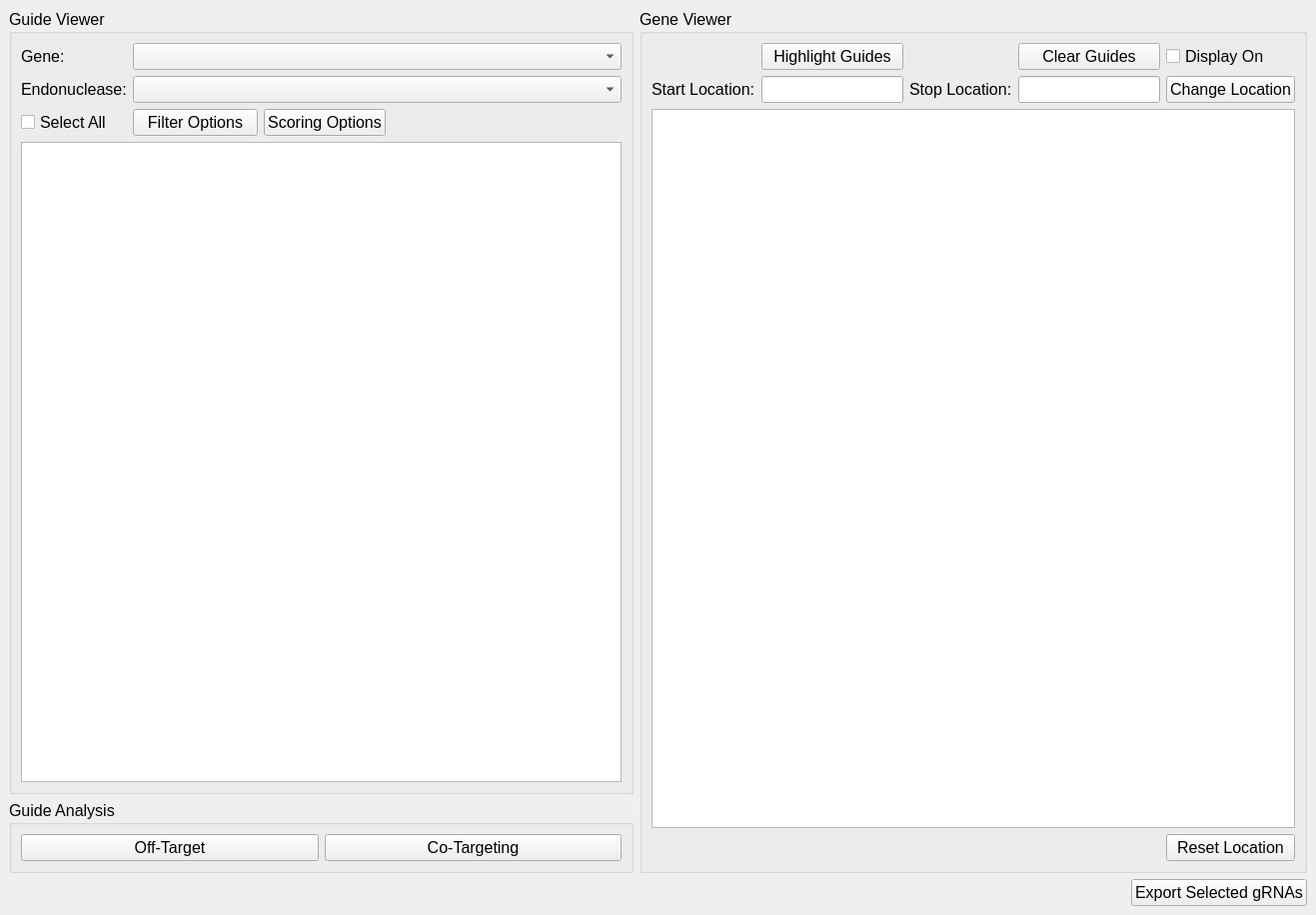
<?xml version="1.0" encoding="UTF-8"?>
<ui version="4.0">
 <class>MainWindow</class>
 <widget class="QMainWindow" name="MainWindow">
  <property name="geometry">
   <rect>
    <x>0</x>
    <y>0</y>
    <width>1295</width>
    <height>916</height>
   </rect>
  </property>
  <property name="font">
   <font>
    <pointsize>12</pointsize>
   </font>
  </property>
  <property name="windowTitle">
   <string>MainWindow</string>
  </property>
  <widget class="QWidget" name="centralwidget">
   <layout class="QGridLayout" name="gridLayout_2">
    <item row="0" column="0">
     <layout class="QGridLayout" name="gridLayout">
      <item row="1" column="0">
       <widget class="QGroupBox" name="grpGuideAnalysis">
        <property name="title">
         <string>Guide Analysis</string>
        </property>
        <layout class="QGridLayout" name="gridLayout_5">
         <item row="0" column="1">
          <widget class="QPushButton" name="pbtnCoTargeting">
           <property name="sizePolicy">
            <sizepolicy hsizetype="Preferred" vsizetype="Fixed">
             <horstretch>0</horstretch>
             <verstretch>0</verstretch>
            </sizepolicy>
           </property>
           <property name="minimumSize">
            <size>
             <width>125</width>
             <height>0</height>
            </size>
           </property>
           <property name="toolTip">
            <string>&lt;html&gt;&lt;head/&gt;&lt;body&gt;&lt;p&gt;Determine guides with synergistic PAMs (Ex. saCas9 and spCas9 compatible guides). &lt;span style=&quot; font-weight:600;&quot;&gt;Note:&lt;/span&gt; to analyze an organism for co-targeting guides, separate CSPR files must be generated for each additional endonuclease. Co-targeting endonucleases must have the same PAM directionality, same total gRNA length, and overlapping PAM sequences to be compatible.&lt;/p&gt;&lt;/body&gt;&lt;/html&gt;</string>
           </property>
           <property name="text">
            <string>Co-Targeting</string>
           </property>
          </widget>
         </item>
         <item row="0" column="0">
          <widget class="QPushButton" name="pbtnOffTarget">
           <property name="sizePolicy">
            <sizepolicy hsizetype="Preferred" vsizetype="Fixed">
             <horstretch>0</horstretch>
             <verstretch>0</verstretch>
            </sizepolicy>
           </property>
           <property name="minimumSize">
            <size>
             <width>125</width>
             <height>0</height>
            </size>
           </property>
           <property name="toolTip">
            <string>&lt;html&gt;&lt;head/&gt;&lt;body&gt;&lt;p&gt;&lt;span style=&quot; font-size:12pt;&quot;&gt;Perform off-target analysis on the selected guides.&lt;/span&gt;&lt;/p&gt;&lt;/body&gt;&lt;/html&gt;</string>
           </property>
           <property name="text">
            <string>Off-Target</string>
           </property>
          </widget>
         </item>
        </layout>
       </widget>
      </item>
      <item row="2" column="1" alignment="Qt::AlignRight">
       <widget class="QPushButton" name="pbtnExportgRNA">
        <property name="sizePolicy">
         <sizepolicy hsizetype="Preferred" vsizetype="Fixed">
          <horstretch>0</horstretch>
          <verstretch>0</verstretch>
         </sizepolicy>
        </property>
        <property name="minimumSize">
         <size>
          <width>175</width>
          <height>0</height>
         </size>
        </property>
        <property name="toolTip">
         <string>&lt;html&gt;&lt;head/&gt;&lt;body&gt;&lt;p&gt;&lt;span style=&quot; font-size:12pt;&quot;&gt;Export selected guides to a CSV file.&lt;/span&gt;&lt;/p&gt;&lt;/body&gt;&lt;/html&gt;</string>
        </property>
        <property name="text">
         <string>Export Selected gRNAs</string>
        </property>
       </widget>
      </item>
      <item row="0" column="0">
       <widget class="QGroupBox" name="grpGuideViewer">
        <property name="sizePolicy">
         <sizepolicy hsizetype="Expanding" vsizetype="Preferred">
          <horstretch>0</horstretch>
          <verstretch>0</verstretch>
         </sizepolicy>
        </property>
        <property name="minimumSize">
         <size>
          <width>625</width>
          <height>0</height>
         </size>
        </property>
        <property name="title">
         <string>Guide Viewer</string>
        </property>
        <layout class="QGridLayout" name="gridLayout_4">
         <item row="8" column="0">
          <widget class="QCheckBox" name="chkSelectAll">
           <property name="sizePolicy">
            <sizepolicy hsizetype="Fixed" vsizetype="Fixed">
             <horstretch>0</horstretch>
             <verstretch>0</verstretch>
            </sizepolicy>
           </property>
           <property name="text">
            <string>Select All</string>
           </property>
          </widget>
         </item>
         <item row="4" column="1" colspan="4">
          <layout class="QHBoxLayout" name="horizontalLayout">
           <item>
            <widget class="QComboBox" name="cmbGene">
             <property name="sizePolicy">
              <sizepolicy hsizetype="Expanding" vsizetype="Fixed">
               <horstretch>0</horstretch>
               <verstretch>0</verstretch>
              </sizepolicy>
             </property>
             <property name="minimumSize">
              <size>
               <width>225</width>
               <height>0</height>
              </size>
             </property>
            </widget>
           </item>
          </layout>
         </item>
         <item row="9" column="0" colspan="5">
          <widget class="QTableWidget" name="tblTargets"/>
         </item>
         <item row="5" column="0">
          <widget class="QLabel" name="lblEndonuclease">
           <property name="sizePolicy">
            <sizepolicy hsizetype="Fixed" vsizetype="Fixed">
             <horstretch>0</horstretch>
             <verstretch>0</verstretch>
            </sizepolicy>
           </property>
           <property name="text">
            <string>Endonuclease:</string>
           </property>
          </widget>
         </item>
         <item row="8" column="1" alignment="Qt::AlignLeft">
          <widget class="QPushButton" name="pbtnFilterOptions">
           <property name="sizePolicy">
            <sizepolicy hsizetype="Preferred" vsizetype="Fixed">
             <horstretch>0</horstretch>
             <verstretch>0</verstretch>
            </sizepolicy>
           </property>
           <property name="minimumSize">
            <size>
             <width>125</width>
             <height>0</height>
            </size>
           </property>
           <property name="toolTip">
            <string>&lt;html&gt;&lt;head/&gt;&lt;body&gt;&lt;p&gt;&lt;span style=&quot; font-size:12pt;&quot;&gt;Additional options for filtering the Guide Viewer Table.&lt;/span&gt;&lt;/p&gt;&lt;/body&gt;&lt;/html&gt;</string>
           </property>
           <property name="text">
            <string>Filter Options</string>
           </property>
          </widget>
         </item>
         <item row="5" column="1" colspan="4">
          <layout class="QHBoxLayout" name="horizontalLayout_2">
           <item>
            <widget class="QComboBox" name="cmbEndonuclease">
             <property name="sizePolicy">
              <sizepolicy hsizetype="Expanding" vsizetype="Fixed">
               <horstretch>0</horstretch>
               <verstretch>0</verstretch>
              </sizepolicy>
             </property>
             <property name="minimumSize">
              <size>
               <width>225</width>
               <height>0</height>
              </size>
             </property>
            </widget>
           </item>
          </layout>
         </item>
         <item row="8" column="2">
          <widget class="QPushButton" name="pbtnScoringOptions">
           <property name="text">
            <string>Scoring Options</string>
           </property>
          </widget>
         </item>
         <item row="4" column="0">
          <widget class="QLabel" name="lblGene">
           <property name="sizePolicy">
            <sizepolicy hsizetype="Fixed" vsizetype="Fixed">
             <horstretch>0</horstretch>
             <verstretch>0</verstretch>
            </sizepolicy>
           </property>
           <property name="text">
            <string>Gene:</string>
           </property>
          </widget>
         </item>
        </layout>
       </widget>
      </item>
      <item row="0" column="1" rowspan="2">
       <widget class="QGroupBox" name="grpGeneViewer">
        <property name="sizePolicy">
         <sizepolicy hsizetype="Expanding" vsizetype="Preferred">
          <horstretch>0</horstretch>
          <verstretch>0</verstretch>
         </sizepolicy>
        </property>
        <property name="minimumSize">
         <size>
          <width>0</width>
          <height>0</height>
         </size>
        </property>
        <property name="title">
         <string>Gene Viewer</string>
        </property>
        <layout class="QGridLayout" name="gridLayout_6">
         <item row="2" column="3">
          <widget class="QLineEdit" name="ledStopLocation">
           <property name="sizePolicy">
            <sizepolicy hsizetype="Minimum" vsizetype="Fixed">
             <horstretch>0</horstretch>
             <verstretch>0</verstretch>
            </sizepolicy>
           </property>
          </widget>
         </item>
         <item row="0" column="3">
          <widget class="QPushButton" name="pbtnClearGuides">
           <property name="sizePolicy">
            <sizepolicy hsizetype="Preferred" vsizetype="Fixed">
             <horstretch>0</horstretch>
             <verstretch>0</verstretch>
            </sizepolicy>
           </property>
           <property name="minimumSize">
            <size>
             <width>0</width>
             <height>0</height>
            </size>
           </property>
           <property name="toolTip">
            <string>&lt;html&gt;&lt;head/&gt;&lt;body&gt;&lt;p&gt;&lt;span style=&quot; font-size:12pt;&quot;&gt;This button clears all highlighted guides from the gene viewer box.&lt;/span&gt;&lt;/p&gt;&lt;/body&gt;&lt;/html&gt;</string>
           </property>
           <property name="text">
            <string>Clear Guides</string>
           </property>
          </widget>
         </item>
         <item row="2" column="0">
          <widget class="QLabel" name="lblStartLocation">
           <property name="sizePolicy">
            <sizepolicy hsizetype="Fixed" vsizetype="Fixed">
             <horstretch>0</horstretch>
             <verstretch>0</verstretch>
            </sizepolicy>
           </property>
           <property name="text">
            <string>Start Location:</string>
           </property>
          </widget>
         </item>
         <item row="2" column="2">
          <widget class="QLabel" name="lblStopLocation">
           <property name="sizePolicy">
            <sizepolicy hsizetype="Fixed" vsizetype="Fixed">
             <horstretch>0</horstretch>
             <verstretch>0</verstretch>
            </sizepolicy>
           </property>
           <property name="text">
            <string>Stop Location:</string>
           </property>
          </widget>
         </item>
         <item row="4" column="0" colspan="5">
          <widget class="QTextEdit" name="txtedGeneViewer">
           <property name="sizePolicy">
            <sizepolicy hsizetype="Expanding" vsizetype="Expanding">
             <horstretch>0</horstretch>
             <verstretch>0</verstretch>
            </sizepolicy>
           </property>
          </widget>
         </item>
         <item row="0" column="1">
          <widget class="QPushButton" name="pbtnHighlightGuides">
           <property name="sizePolicy">
            <sizepolicy hsizetype="Preferred" vsizetype="Fixed">
             <horstretch>0</horstretch>
             <verstretch>0</verstretch>
            </sizepolicy>
           </property>
           <property name="minimumSize">
            <size>
             <width>0</width>
             <height>0</height>
            </size>
           </property>
           <property name="toolTip">
            <string>&lt;html&gt;&lt;head/&gt;&lt;body&gt;&lt;p&gt;This button will highlight the sequences in the Gene Viewer that match the sequences selected in the table.&lt;/p&gt;&lt;/body&gt;&lt;/html&gt;</string>
           </property>
           <property name="text">
            <string>Highlight Guides</string>
           </property>
          </widget>
         </item>
         <item row="2" column="1">
          <widget class="QLineEdit" name="ledStartLocation">
           <property name="sizePolicy">
            <sizepolicy hsizetype="Minimum" vsizetype="Fixed">
             <horstretch>0</horstretch>
             <verstretch>0</verstretch>
            </sizepolicy>
           </property>
          </widget>
         </item>
         <item row="0" column="4">
          <widget class="QCheckBox" name="displayGeneViewer">
           <property name="text">
            <string>Display On</string>
           </property>
          </widget>
         </item>
         <item row="2" column="4">
          <widget class="QPushButton" name="pbtnChangeLocation">
           <property name="minimumSize">
            <size>
             <width>0</width>
             <height>0</height>
            </size>
           </property>
           <property name="toolTip">
            <string>&lt;html&gt;&lt;head/&gt;&lt;body&gt;&lt;p&gt;This button changes the start and end location of the Gene Viewer sequence, based on what is entered in the Start and Stop boxes.&lt;/p&gt;&lt;/body&gt;&lt;/html&gt;</string>
           </property>
           <property name="text">
            <string>Change Location</string>
           </property>
          </widget>
         </item>
         <item row="5" column="4">
          <widget class="QPushButton" name="pbtnResetLocation">
           <property name="text">
            <string>Reset Location</string>
           </property>
          </widget>
         </item>
        </layout>
       </widget>
      </item>
     </layout>
    </item>
   </layout>
  </widget>
 </widget>
 <resources/>
 <connections/>
</ui>
